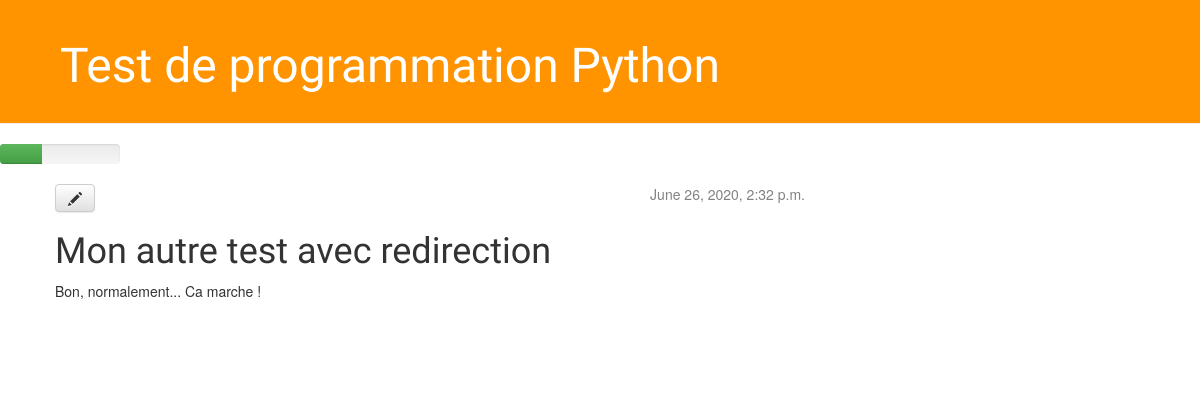
The page /post/8/ on the database its author committed.
### blog/models.py (models this page shows, shortened)
class Post(models.Model):
    author = models.ForeignKey('auth.User', on_delete=models.CASCADE,)
    title= models.CharField(max_length=200)
    text = models.TextField()
    created_date = models.DateTimeField(default=timezone.now)
    published_date = models.DateTimeField(
            blank=True, null=True)

### blog/views.py (the view)
# urls.py: url(r'^post/(?P<pk>[0-9]+)/$', views.post_detail, name='post_detail'),
def post_detail(request, pk):
    post = get_object_or_404(Post, pk=pk)
    return render(request, 'blog/post_detail.html', {'post':post})

### blog/templates/blog/post_detail.html
{% extends 'blog/base.html' %}
{% block content %}
    <div class="post">
        {% if post.published_date %}
            <div class="date">
                {{ post.published_date }}
            </div>
        {% endif %}
        <a class="btn btn-default" href="{% url 'post_edit' pk=post.pk %}"><span class="glyphicon glyphicon-pencil"></span></a>
        <h1>{{ post.title }}</h1>
        <p>{{ post.text|linebreaksbr }}</p>
    </div>
{% endblock %}

### blog/static/css/blog.css (style rules this page uses)
h1, h2, h3, h4 { font-family: 'Lobster', cursive; }
.date { float: right; color: #828282; }
.post { margin-bottom: 70px; }

### rows shown on the page
Post: published_date "June 26, 2020, 2:32 p.m.", title "Mon autre test avec redirection", text "Bon, normalement... Ca marche !"
